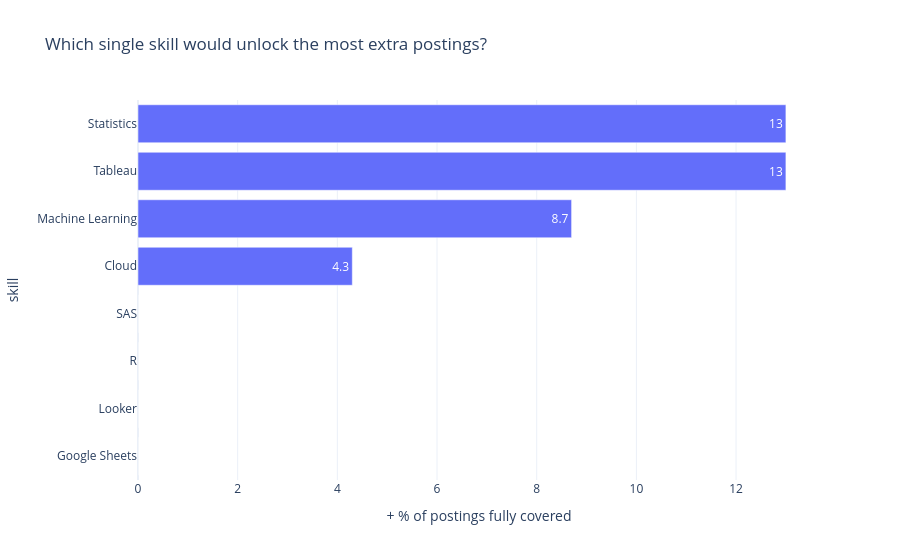

The code cell stored with this chart in its notebook:
### Markdown cell above
## 14. Skill-match score: how much of the market do *your* skills cover?

### Code cell
summary_match, gains = analysis_utils.skill_match(jobs, MY_SKILLS)
print("Your skills:", ", ".join(s.replace("_", " ") for s in MY_SKILLS))
print(f"Postings considered (description + at least one skill): {summary_match['postings_considered']}")
print(f"  - ask for at least one of your skills : {summary_match['pct_with_at_least_one_of_my_skills']}%")
print(f"  - ask ONLY for skills you already have: {summary_match['pct_fully_covered']}%")
display(gains.head(8))

fig = px.bar(gains.head(8), x="extra_fully_covered_pct_if_learned", y="skill", orientation="h",
             text="extra_fully_covered_pct_if_learned",
             title="Which single skill would unlock the most extra postings?",
             labels={"extra_fully_covered_pct_if_learned": "+ % of postings fully covered"})
fig.update_layout(yaxis={"categoryorder": "total ascending"}); show(fig)

### Figure 1 — Plotly figure (JSON) as saved in the notebook; plotly's stock layout.template omitted (floating-point values rounded to 4 significant figures)
{"data": [{"hovertemplate": "+ % of postings fully covered=%{text}<br>skill=%{y}<extra></extra>", "legendgroup": "", "marker": {"color": "#636efa", "pattern": {"shape": ""}}, "name": "", "orientation": "h", "showlegend": false, "text": [13.0, 13.0, 8.7, 4.3, 0.0, 0.0, 0.0, 0.0], "textposition": "auto", "type": "bar", "x": [13.0, 13.0, 8.7, 4.3, 0.0, 0.0, 0.0, 0.0], "xaxis": "x", "y": ["Tableau", "Statistics", "Machine Learning", "Cloud", "Google Sheets", "Looker", "R", "SAS"], "yaxis": "y"}], "layout": {"barmode": "relative", "legend": {"tracegroupgap": 0}, "title": {"text": "Which single skill would unlock the most extra postings?"}, "xaxis": {"anchor": "y", "domain": [0, 1], "title": {"text": "+ % of postings fully covered"}}, "yaxis": {"anchor": "x", "categoryorder": "total ascending", "domain": [0, 1], "title": {"text": "skill"}}}}
